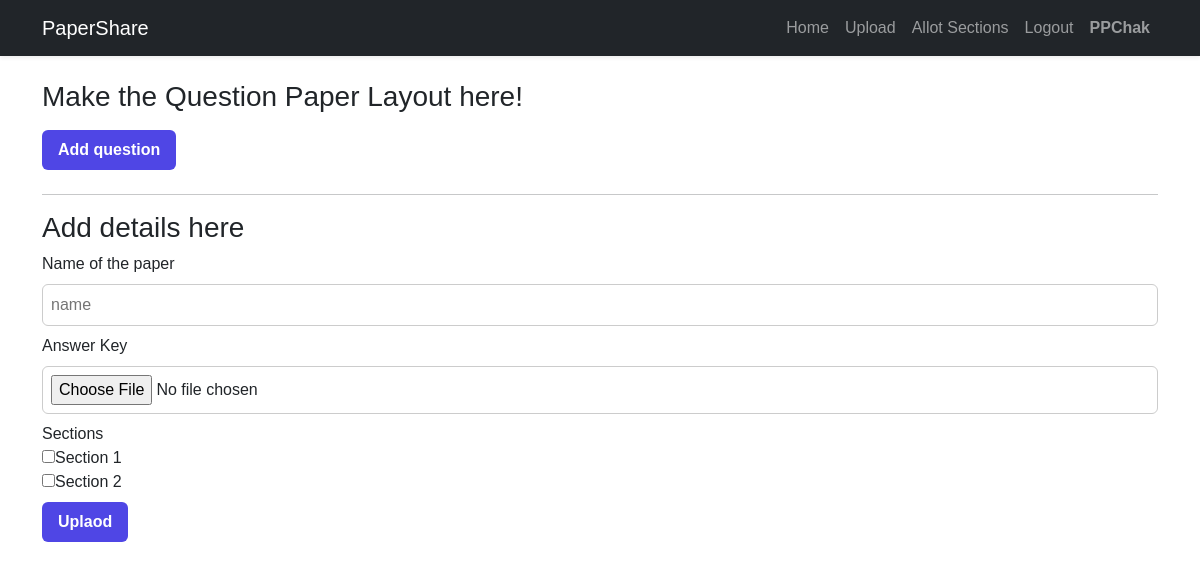
Screenshot of /uplaod/ (signed in) with the database file from the repository.
### paper/models.py (models this page shows)
class User(AbstractUser):
    DESIGNATION_CHOICES = [
        ('student', 'Student'),
        ('professor', 'Professor'),
    ]
    designation = models.CharField(max_length=10, choices=DESIGNATION_CHOICES,default='student')

class Section(models.Model):
    name = models.CharField(max_length=100, default="")
    students = models.ManyToManyField(User,related_name="my_section")

### paper/views.py (the view, shortened to what this page needs)
# urls.py: path('uplaod/', views.upload, name="upload"),
def upload(request):
    if request.user.designation != "professor":
        return HttpResponseRedirect(reverse('index'))
    return render(request, 'paper/upload.html', {
        'form1': PaperForm(),
        'sections':Section.objects.all(),
    })

### paper/views.py
class PaperForm(forms.ModelForm):
    class Meta:
        model = Paper
        fields = ['name','questions', 'pdf_file','sections']

### paper/templates/paper/upload.html (shortened to what this page needs)
{% extends 'paper/layout.html' %}
{% block body %}
<h3>Make the Question Paper Layout here!</h3>
<button id="add_question" onclick="add_question()">Add question</button>
<hr>
<h3>Add details here</h3>
<form action="{% url 'upload' %}" method="POST" enctype="multipart/form-data" onsubmit="return handleForm()">
    <label for="name">Name of the paper</label>
    <input type="text" name="name" maxlength="100" required id="id_name" placeholder="name">
    <label for="id_pdf_file">Answer Key</label>
    <input type="file" name="pdf_file" required id="id_pdf_file">
    <label for="sections">Sections</label><br>
    <div id="id_sections">
        {% for section in sections %}
        <label><input type="checkbox" name="sections" value="{{section.id}}">{{section.name}}</label><br>
        {% endfor %}
    </div>
    <button type="submit">Uplaod</button>
</form>
{% endblock %}

### paper/templates/paper/layout.html (shortened to what this page needs)
{% load static %}
<!DOCTYPE html>
<html lang="en">
<head>
    <link rel="stylesheet" href="https://cdn.jsdelivr.net/npm/bootstrap@5.3.0/dist/css/bootstrap.min.css">
    <link rel="stylesheet" href="/static/paper/layout.css">
</head>
<body>
    <nav class="navbar navbar-expand-lg navbar-dark bg-dark shadow-sm">
        <div class="container">
            <a class="navbar-brand" href="{% url 'index' %}">PaperShare</a>
            <div class="collapse navbar-collapse" id="navbarNav">
                <ul class="navbar-nav ms-auto text-center">
                    {% if request.user.is_authenticated %}
                    <li class="nav-item"><a class="nav-link" href="{% url 'index' %}">Home</a></li>
                    {% if request.user.designation == "professor" %}
                    <li class="nav-item"><a class="nav-link" href="{% url 'upload' %}">Upload</a></li>
                    <li class="nav-item"><a class="nav-link" href="{% url 'allot' %}">Allot Sections</a></li>
                    {% endif %}
                    <li class="nav-item"><a class="nav-link" href="{% url 'logout' %}">Logout</a></li>
                    {% else %}
                    <li class="nav-item"><a class="nav-link" href="{% url 'login' %}">Login</a></li>
                    <li class="nav-item"><a class="nav-link" href="{% url 'register' %}">Register</a></li>
                    {% endif %}
                    {% if request.user.is_authenticated %}
                    <li class="nav-item"><a class="nav-link"><strong>{{ request.user.username }}</strong></a></li>
                    {% endif %}
                </ul>
            </div>
        </div>
    </nav>
    <main class="container mt-4">
        <div class="content">
            {% block body %}{% endblock %}
        </div>
    </main>
</body>
</html>

### paper/static/paper/layout.css (style rules this page uses)
body { font-family: 'Trebuchet MS', sans-serif, Arial, Helvetica; }
.navbar-nav .nav-link { padding: 0.5rem 1rem; }
button { background-color: #4f46e5; color: white; padding: 0.5rem 1rem; margin: 0.5rem 0; border: none; border-radius: 0.375rem; cursor: pointer; font-weight: 600; }
input[type="number"], input[type="text"], input[type="file"] { padding: 0.5rem; border: 1px solid #ccc; border-radius: 0.375rem; margin: 0.5rem 0; width: 100%; box-sizing: border-box; }
button { transition: background-color 0.3s ease; }

### rows the page displays
User: user.username "PPChak"
Section: name "Section 1"
Section: name "Section 2"
